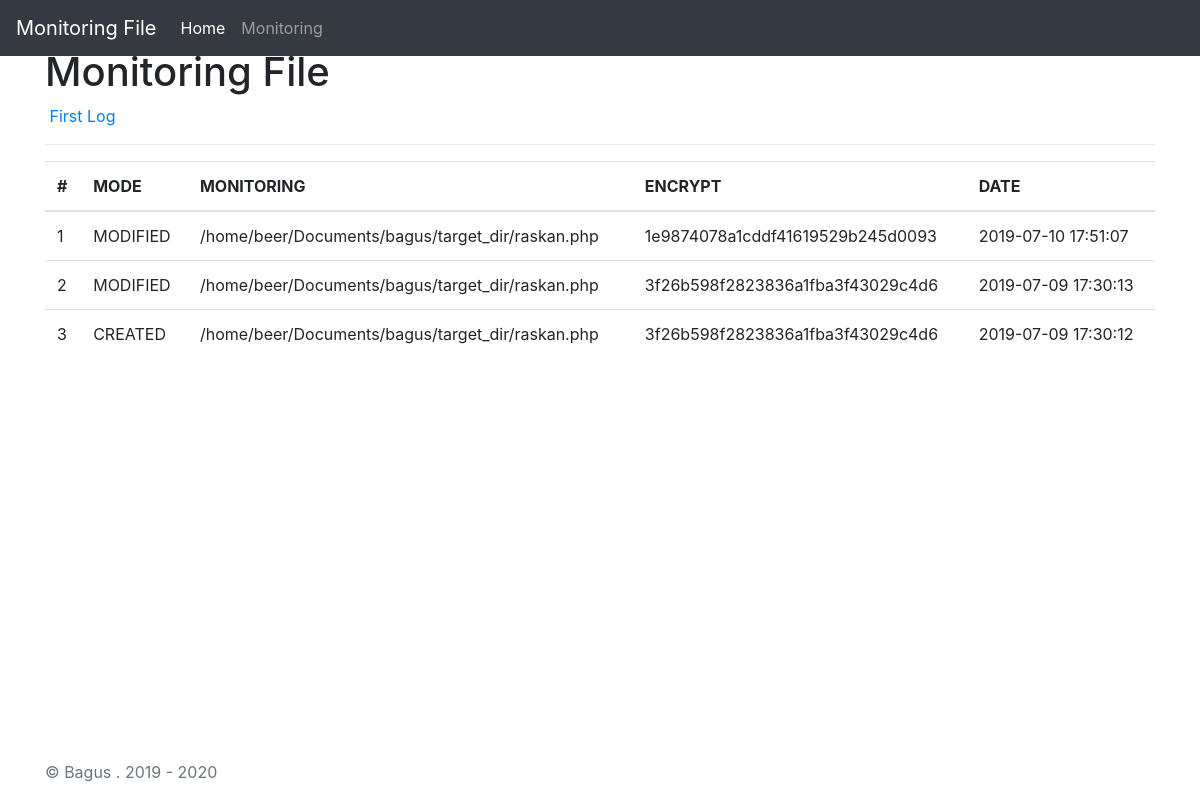
Page /secret_mon.php?id_token=4 on the committed database.
### tables this page shows
CREATE TABLE `monitoring` (
  `id` int(10) NOT NULL AUTO_INCREMENT,
  `id_token` int(5) NOT NULL,
  `mode` text NOT NULL,
  `moni` text NOT NULL,
  `enk` text NOT NULL,
  `tgl` datetime NOT NULL,
  PRIMARY KEY (`id`)
);

### secret_mon.php (the view, shortened to what this page needs)
<?php
    include "config.php";
    $id = $_GET['id_token'];
    $hui = mysqli_query($conn, "select * from tokens where id = '$id'");
    $reui = mysqli_fetch_assoc($hui);
?>
<!doctype html>
<html lang="en" class="h-100">
<head>
    <link rel="stylesheet" href="https://stackpath.bootstrapcdn.com/bootstrap/4.3.1/css/bootstrap.min.css">
    <link href="https://getbootstrap.com/docs/4.3/examples/sticky-footer-navbar/sticky-footer-navbar.css" rel="stylesheet">
</head>
<body class="d-flex flex-column h-100">
<header>
    <nav class="navbar navbar-expand-md navbar-dark fixed-top bg-dark">
        <a class="navbar-brand" href="#">Monitoring File</a>
        <div class="collapse navbar-collapse" id="navbarCollapse">
            <ul class="navbar-nav mr-auto">
                <li class="nav-item active">
                    <a class="nav-link" href="index.php">Home <span class="sr-only">(current)</span></a>
                </li>
                <li class="nav-item">
                    <a class="nav-link" href="monitoring.php">Monitoring</a>
                </li>
            </ul>
        </div>
    </nav>
</header>
<main role="main" class="flex-shrink-0">
    <div class="container">
        <h1 class="mt-5">Monitoring File</h1>&nbsp;<a href="ini_logs/<?= $reui['init_log'] ?>.db" download target="_blank">First Log</a> <hr/>
        <table class="table">
            <thead>
            <tr>
                <th scope="col">#</th>
                <th scope="col">MODE</th>
                <th scope="col">MONITORING</th>
                <th scope="col">ENCRYPT</th>
                <th scope="col">DATE</th>
            </tr>
            </thead>
            <tbody>
            <?php
            $no = 1;
            $exec = mysqli_query($conn, "select * from monitoring where id_token = '$id' order by tgl desc");
            while($data = mysqli_fetch_array($exec)){
                ?>
                <tr>
                    <td><?= $no++ ?></td>
                    <td><?= $data['mode'] ?></td>
                    <td><?= $data['moni'] ?></td>
                    <td><?= $data['enk'] ?></td>
                    <td><?= $data['tgl'] ?></td>
                </tr>
            <?php } ?>
            </tbody>
        </table>
    </div>
</main>
<footer class="footer mt-auto py-3">
    <div class="container">
        <span class="text-muted">&copy; Bagus . 2019 - 2020</span>
    </div>
</footer>
</html>

### rows in the picture
monitoring: mode "MODIFIED", moni "/home/beer/Documents/bagus/target_dir/raskan.php", enk "1e9874078a1cddf41619529b245d0093", tgl "2019-07-10 17:51:07"
monitoring: mode "MODIFIED", moni "/home/beer/Documents/bagus/target_dir/raskan.php", enk "3f26b598f2823836a1fba3f43029c4d6", tgl "2019-07-09 17:30:13"
monitoring: mode "CREATED", moni "/home/beer/Documents/bagus/target_dir/raskan.php", enk "3f26b598f2823836a1fba3f43029c4d6", tgl "2019-07-09 17:30:12"
